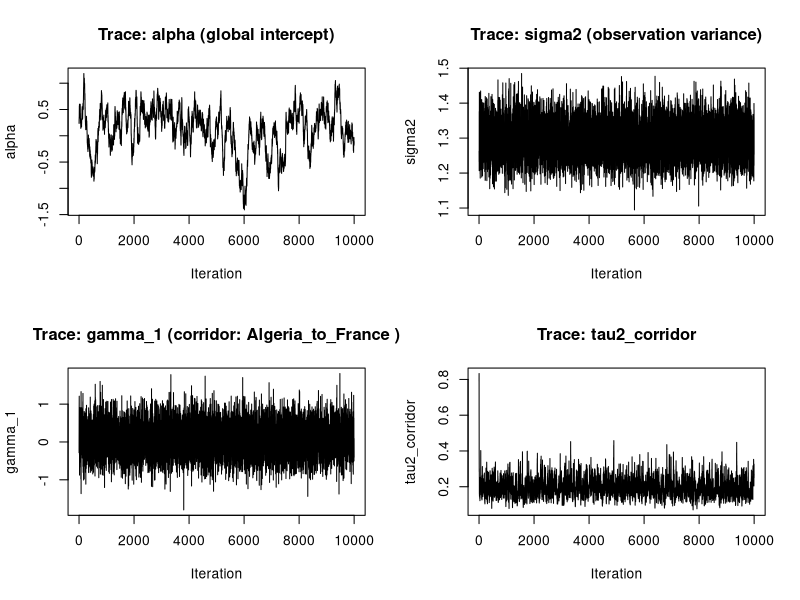
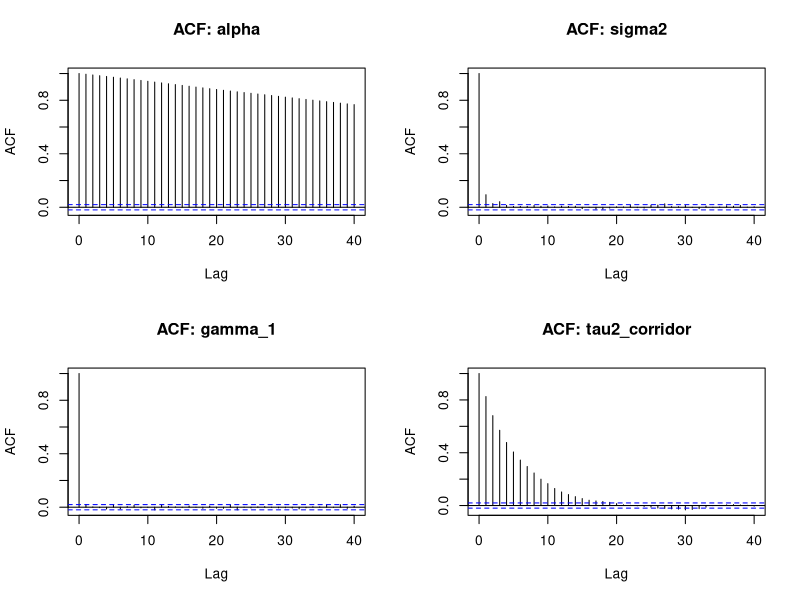
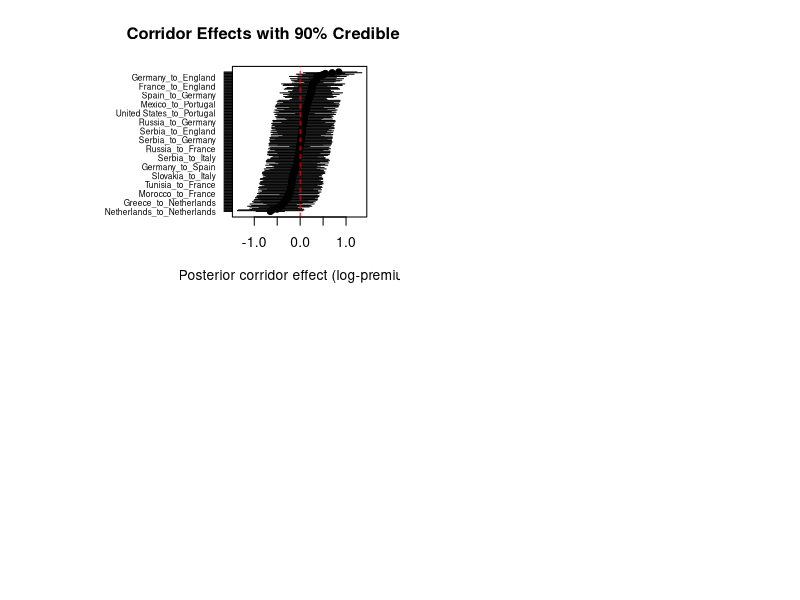
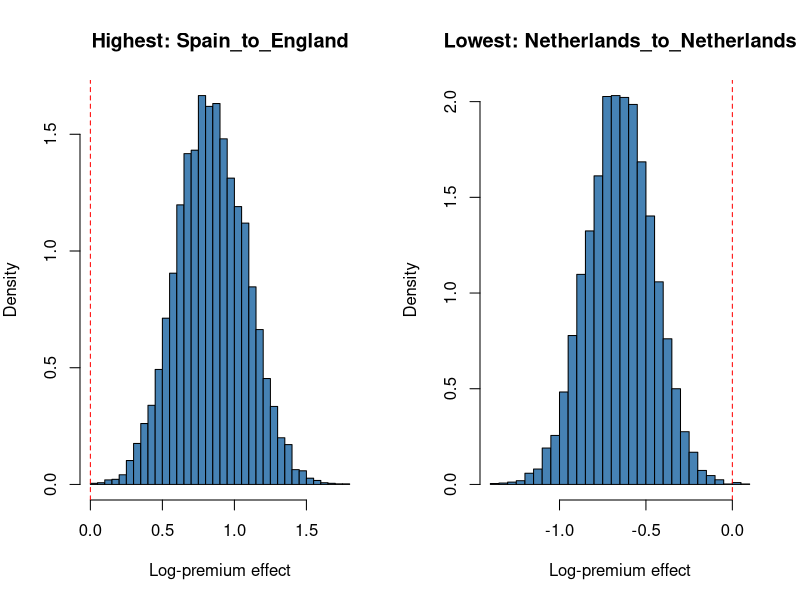
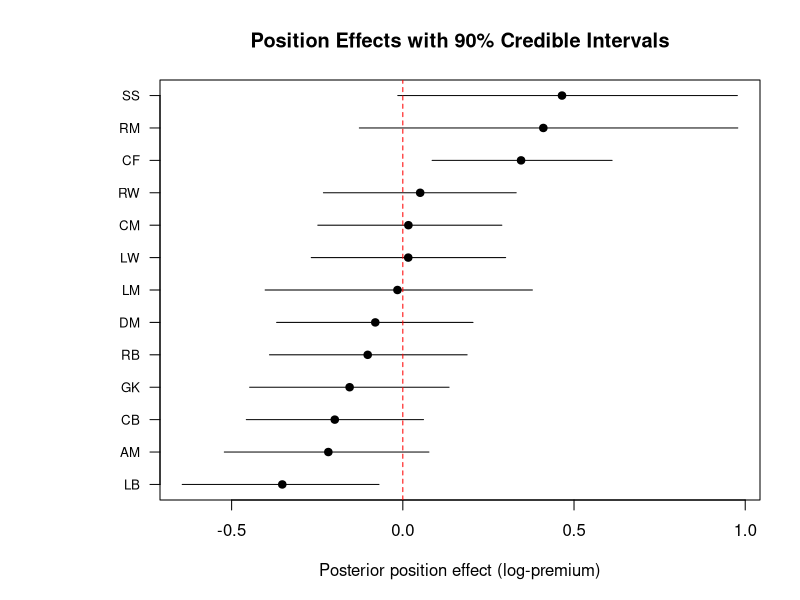
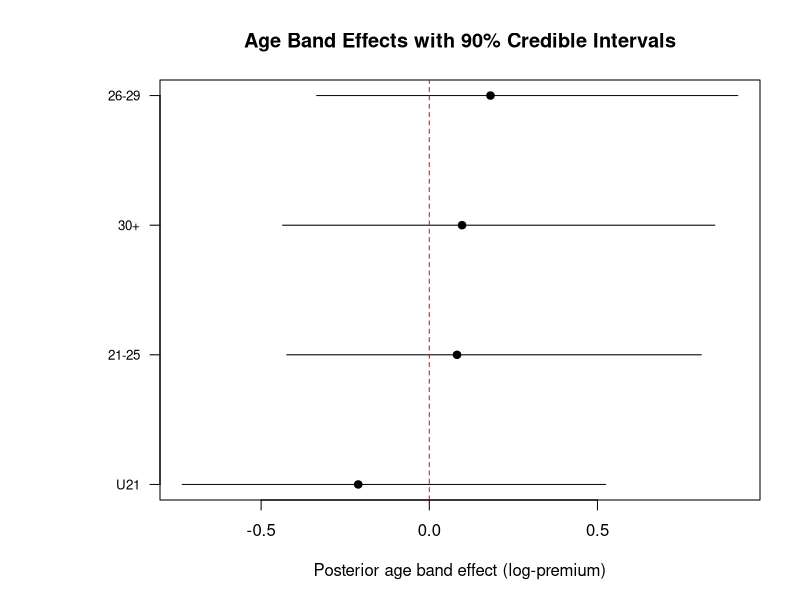

Write the R code that produced these figures, in order.
## ---- chunk 1
knitr::opts_knit$set(root.dir = normalizePath("~/Desktop/DS4420/Project/FinalProject_DS4420/models"))
knitr::opts_chunk$set(echo = TRUE, warning = FALSE, message = FALSE,
                      fig.width = 10, fig.height = 6)
library(MCMCpack)
set.seed(42)
## ---- chunk 2
# --------------------------------------------------
# Load data exported from Model 1 Python pipeline
# Each row is one transfer with:
#   log_premium  = log(actual_fee) - log(predicted_value)
#   league_pair, player_pos, player_age
# --------------------------------------------------
df <- read.csv("../data/processed/model2_input.csv")

# Discretize age into bands: U21, 21-25, 26-29, 30+
df$age_band <- cut(df$player_age,
                   breaks = c(0, 20, 25, 29, Inf),
                   labels = c("U21", "21-25", "26-29", "30+"))

# Convert categorical columns to integer indices for array lookup
corridor_idx <- as.integer(as.factor(df$league_pair))
position_idx <- as.integer(as.factor(df$player_pos))
age_idx      <- as.integer(as.factor(df$age_band))

# Store the number of groups and observations
n <- nrow(df)
C <- length(unique(df$league_pair))
P <- length(unique(df$player_pos))
A <- length(unique(df$age_band))

# The dependent variable
y <- df$log_premium

cat(sprintf("Loaded %d transfers across %d corridors, %d positions, %d age bands\n",
            n, C, P, A))
## ---- chunk 3
summary(y)

cat("\nTop 10 corridors by transfer count:\n")
print(sort(table(df$league_pair), decreasing = TRUE)[1:10])

cat("\nPosition counts:\n")
print(table(df$player_pos))

cat("\nAge band counts:\n")
print(table(df$age_band))
## ---- chunk 4
# --------------------------------------------------
# Hyperprior settings and MCMC storage
#   Priors:
#     alpha     ~ Normal(0, prior_var_alpha)   global intercept
#     gamma_c   ~ Normal(0, tau2_corridor)     corridor effects
#     delta_p   ~ Normal(0, tau2_position)     position effects
#     phi_a     ~ Normal(0, tau2_age)          age band effects
#     sigma2    ~ InvGamma(a0, b0)             observation variance
#     tau2_*    ~ InvGamma(a1, b1)             group-level variances
# --------------------------------------------------

# Hyperparameters for inverse-gamma priors
a0 <- 2; b0 <- 1    # InvGamma shape/scale for sigma2 (observation variance)
a1 <- 2; b1 <- 1    # InvGamma shape/scale for tau2 terms (group variances)

# Prior variance for the global intercept
prior_var_alpha <- 4

# MCMC settings
n_iter <- 10000
burn_in <- floor(n_iter * 0.18)
## ---- chunk 5
# Pre-allocate storage matrices
no_samples <- n_iter
samples_alpha <- matrix(0, nrow = no_samples, ncol = 1)
samples_gamma <- matrix(0, nrow = no_samples, ncol = C)  # C corridor effects each iteration
samples_delta <- matrix(0, nrow = no_samples, ncol = P)  # P position effects each iteration
samples_phi <- matrix(0, nrow = no_samples, ncol = A)    # A age band effects each iteration
# Below are scalars on each iter
samples_sigma_squared <- matrix(0, nrow = no_samples, ncol = 1)
samples_tau2_corridor <- matrix(0, nrow = no_samples, ncol = 1)
samples_tau2_position <- matrix(0, nrow = no_samples, ncol = 1)
samples_tau2_age <- matrix(0, nrow = no_samples, ncol = 1)

# Initialize parameters
alpha <- 0
gamma <- rep(0, C)
delta <- rep(0, P)
phi <- rep(0, A)
sigma_squared <- 1
tau2_corridor <- 1
tau2_position <- 1
tau2_age <- 1
## ---- chunk 6
# --------------------------------------------------
# Gibbs sampler
# --------------------------------------------------
for(i in 1:n_iter) {
  # Residuals:
  resid_alpha <- y - gamma[corridor_idx] - delta[position_idx] - phi[age_idx]

  # Posterior variance and mean
  v_alpha <- 1/(n/sigma_squared + (1/prior_var_alpha))
  m_alpha <- v_alpha * sum(resid_alpha /sigma_squared)

  # Draw alpha from its full conditional
  alpha <- rnorm(1, m_alpha, sqrt(v_alpha))

  # Store
  samples_alpha[i] <- alpha

  # Draw gamma (corridor effects)
  for(c in 1:C) {
    # Which transfers belong to corridor c?
    in_c <- which(corridor_idx == c)

    # Residuals (for these transfers only):
    resid_c <- y[in_c] - alpha - delta[position_idx[in_c]] - phi[age_idx[in_c]]

    # Posterior variance and mean
    n_c <- length(in_c)
    v_c <- 1/(n_c/sigma_squared + (1/tau2_corridor))
    m_c <- v_c * sum(resid_c /sigma_squared)

    # draw gamma[c]
    gamma[c] <- rnorm(1, m_c, sqrt(v_c))
  }
  # Store
  samples_gamma[i, ] <- gamma

  # Draw delta (position effects)
  for(p in 1:P) {
    # Which transfers belong to position p?
    in_p <- which(position_idx == p)

    # Residuals (for these transfers only):
    resid_p <- y[in_p] - alpha - gamma[corridor_idx[in_p]] - phi[age_idx[in_p]]

    # Posterior variance and mean
    n_p <- length(in_p)
    v_p <- 1/(n_p/sigma_squared + (1/tau2_position))
    m_p <- v_p * sum(resid_p /sigma_squared)

    # draw delta[p]
    delta[p] <- rnorm(1, m_p, sqrt(v_p))
  }
  # Store
  samples_delta[i, ] <- delta

  # Draw phi (age effects)
  for(a in 1:A) {
    # Which transfers belong to age a?
    in_a <- which(age_idx == a)

    # Residuals (for these transfers only):
    resid_a <- y[in_a] - alpha - gamma[corridor_idx[in_a]] - delta[position_idx[in_a]]

    # Posterior variance and mean
    n_a <- length(in_a)
    v_a <- 1/(n_a/sigma_squared + (1/tau2_age))
    m_a <- v_a * sum(resid_a /sigma_squared)

    # draw phi[a]
    phi[a] <- rnorm(1, m_a, sqrt(v_a))
  }
  # Store
  samples_phi[i, ] <- phi

  # Draw sigma_squared (observation variance)
  # Full residuals: y minus ALL four effects
  resid_all <- y - alpha - gamma[corridor_idx] - delta[position_idx] - phi[age_idx]

  # InvGamma posterior parameters
  shape_sigma <- (2*a0 + n) /2
  scale_sigma <- (2*b0 + sum(resid_all^2)) / 2

  sigma_squared <- rinvgamma(1, shape_sigma, scale_sigma)

  # Store
  samples_sigma_squared[i] <- sigma_squared

  # Draw tau2_corridor (corridor group variance)
  shape_tau_c <- (2*a1 + C) /2
  scale_tau_c <- (2*b1 + sum(gamma^2)) / 2

  tau2_corridor <- rinvgamma(1, shape_tau_c, scale_tau_c)

  # Store
  samples_tau2_corridor[i] <- tau2_corridor

  # Draw tau2_position
  shape_tau_p <- (2*a1 + P) /2
  scale_tau_p <- (2*b1 + sum(delta^2)) / 2

  tau2_position <- rinvgamma(1, shape_tau_p, scale_tau_p)

  # Store
  samples_tau2_position[i] <- tau2_position

  # Draw tau2_age
  shape_tau_a <- (2*a1 + A) /2
  scale_tau_a <- (2*b1 + sum(phi^2)) / 2

  tau2_age <- rinvgamma(1, shape_tau_a, scale_tau_a)

  # Store
  samples_tau2_age[i] <- tau2_age
}

cat("Gibbs sampler complete.\n")
## ---- chunk 7
# --------------------------------------------------
# Convergence diagnostics
# --------------------------------------------------
par(mfrow = c(2, 2))

plot(samples_alpha, type = "l", main = "Trace: alpha (global intercept)",
     xlab = "Iteration", ylab = "alpha")

plot(samples_sigma_squared, type = "l", main = "Trace: sigma2 (observation variance)",
     xlab = "Iteration", ylab = "sigma2")

plot(samples_gamma[, 1], type = "l",
     main = paste("Trace: gamma_1 (corridor:", levels(as.factor(df$league_pair))[1], ")"),
     xlab = "Iteration", ylab = "gamma_1")

plot(samples_tau2_corridor, type = "l",
     main = "Trace: tau2_corridor",
     xlab = "Iteration", ylab = "tau2_corridor")
## ---- chunk 8
par(mfrow = c(2, 2))

acf(samples_alpha, main = "ACF: alpha")
acf(samples_sigma_squared, main = "ACF: sigma2")
acf(samples_gamma[, 1], main = "ACF: gamma_1")
acf(samples_tau2_corridor, main = "ACF: tau2_corridor")
## ---- chunk 9
# --------------------------------------------------
# Apply burn-in
# --------------------------------------------------
burn_idx <- (burn_in + 1):n_iter

post_alpha         <- samples_alpha[burn_idx]
post_gamma         <- samples_gamma[burn_idx, ]
post_delta         <- samples_delta[burn_idx, ]
post_phi           <- samples_phi[burn_idx, ]
post_sigma2        <- samples_sigma_squared[burn_idx]
post_tau2_corridor <- samples_tau2_corridor[burn_idx]
post_tau2_position <- samples_tau2_position[burn_idx]
post_tau2_age      <- samples_tau2_age[burn_idx]

cat(sprintf("Retained %d post-burn-in samples (discarded first %d)\n",
            length(post_alpha), burn_in))
## ---- chunk 10
# Helper: summarize a vector of posterior samples
summarize_posterior <- function(samples) {
  c(mean = mean(samples),
    sd   = sd(samples),
    q05  = quantile(samples, 0.05),
    q95  = quantile(samples, 0.95))
}
## ---- chunk 11
cat("=== Global intercept (alpha) ===\n")
print(round(summarize_posterior(post_alpha), 4))
cat(sprintf("\nOn average, clubs pay %.1f%% %s than Model 1 predicts\n",
            abs(exp(mean(post_alpha)) - 1) * 100,
            ifelse(mean(post_alpha) > 0, "more", "less")))
## ---- chunk 12
cat("=== Observation variance (sigma2) ===\n")
print(round(summarize_posterior(post_sigma2), 4))
## ---- chunk 13
corridor_labels <- levels(as.factor(df$league_pair))
corridor_summary <- t(apply(post_gamma, 2, summarize_posterior))
rownames(corridor_summary) <- corridor_labels
corridor_summary <- corridor_summary[order(corridor_summary[, "mean"], decreasing = TRUE), ]
print(round(corridor_summary, 4))
## ---- chunk 14
position_labels <- levels(as.factor(df$player_pos))
position_summary <- t(apply(post_delta, 2, summarize_posterior))
rownames(position_summary) <- position_labels
position_summary <- position_summary[order(position_summary[, "mean"], decreasing = TRUE), ]
print(round(position_summary, 4))
## ---- chunk 15
age_labels <- levels(as.factor(df$age_band))
age_summary <- t(apply(post_phi, 2, summarize_posterior))
rownames(age_summary) <- age_labels
print(round(age_summary, 4))
## ---- chunk 16
cat("Corridor:", round(summarize_posterior(post_tau2_corridor), 4), "\n")
cat("Position:", round(summarize_posterior(post_tau2_position), 4), "\n")
cat("Age band:", round(summarize_posterior(post_tau2_age), 4), "\n")
## ---- chunk 17
corridor_means <- colMeans(post_gamma)
corridor_q05   <- apply(post_gamma, 2, quantile, 0.05)
corridor_q95   <- apply(post_gamma, 2, quantile, 0.95)
ord <- order(corridor_means)

par(mar = c(5, 14, 4, 2))
plot(corridor_means[ord], 1:C, xlim = range(c(corridor_q05, corridor_q95)),
     pch = 19, yaxt = "n", xlab = "Posterior corridor effect (log-premium)",
     ylab = "", main = "Corridor Effects with 90% Credible Intervals")
segments(corridor_q05[ord], 1:C, corridor_q95[ord], 1:C)
axis(2, at = 1:C, labels = corridor_labels[ord], las = 1, cex.axis = 0.6)
abline(v = 0, lty = 2, col = "red")
## ---- chunk 18
top_corridor    <- ord[C]
bottom_corridor <- ord[1]

par(mfrow = c(1, 2), mar = c(5, 4, 4, 2))
hist(post_gamma[, top_corridor], breaks = 40, probability = TRUE,
     main = paste("Highest:", corridor_labels[top_corridor]),
     xlab = "Log-premium effect", col = "steelblue")
abline(v = 0, lty = 2, col = "red")

hist(post_gamma[, bottom_corridor], breaks = 40, probability = TRUE,
     main = paste("Lowest:", corridor_labels[bottom_corridor]),
     xlab = "Log-premium effect", col = "steelblue")
abline(v = 0, lty = 2, col = "red")
par(mfrow = c(1, 1))
## ---- chunk 19
position_means <- colMeans(post_delta)
position_q05   <- apply(post_delta, 2, quantile, 0.05)
position_q95   <- apply(post_delta, 2, quantile, 0.95)
ord_p <- order(position_means)

par(mar = c(5, 8, 4, 2))
plot(position_means[ord_p], 1:P, xlim = range(c(position_q05, position_q95)),
     pch = 19, yaxt = "n", xlab = "Posterior position effect (log-premium)",
     ylab = "", main = "Position Effects with 90% Credible Intervals")
segments(position_q05[ord_p], 1:P, position_q95[ord_p], 1:P)
axis(2, at = 1:P, labels = position_labels[ord_p], las = 1, cex.axis = 0.8)
abline(v = 0, lty = 2, col = "red")
## ---- chunk 20
age_means <- colMeans(post_phi)
age_q05   <- apply(post_phi, 2, quantile, 0.05)
age_q95   <- apply(post_phi, 2, quantile, 0.95)
ord_a <- order(age_means)

par(mar = c(5, 8, 4, 2))
plot(age_means[ord_a], 1:A, xlim = range(c(age_q05, age_q95)),
     pch = 19, yaxt = "n", xlab = "Posterior age band effect (log-premium)",
     ylab = "", main = "Age Band Effects with 90% Credible Intervals")
segments(age_q05[ord_a], 1:A, age_q95[ord_a], 1:A)
axis(2, at = 1:A, labels = age_labels[ord_a], las = 1, cex.axis = 0.8)
abline(v = 0, lty = 2, col = "red")
